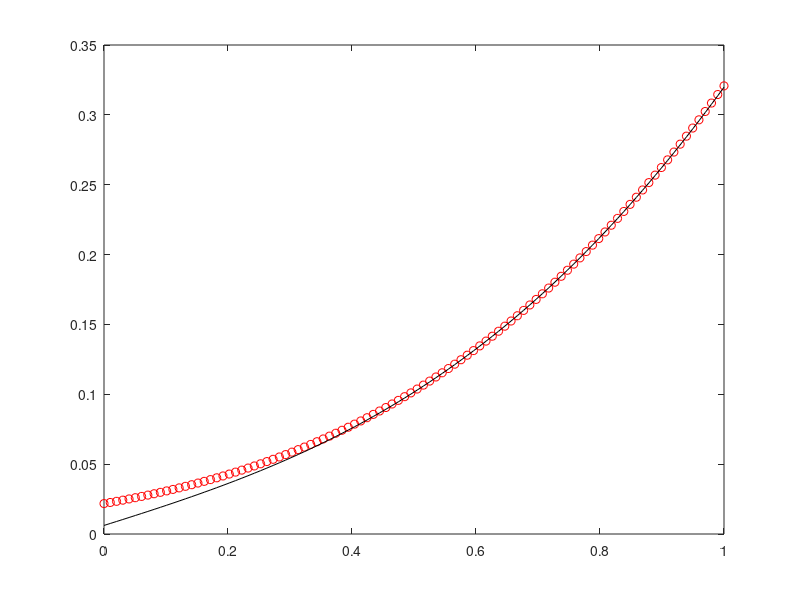

Here is the MATLAB script that generated this plot:
clc
close all
clear all

N=100 ; % input('Enter number of nodes:');
L=1 ; 
h=L/N; % meter input('Enter space step:');
t=5 ; % secs   input('Enter final time:');
delta_t=7.08e-5; %input('Enter time step:');

Diff=7.08e-15; % m2/s
R_cons=8.314;  
Temp=300;     % Kelvin

M=1% Diff/(R_cons*Temp);%input('Enter Constant M');
Jp=-0.6168; 

%ci=%input('Enter initial value:');
%j1=%input('Enter initial flux:');
%j2=%input('Enter end flux');

%numloadsteps=t/delta_t+1;

a=-M/(2*h*h);
b= 1/delta_t + M/(h*h);

for i=1:N
    center_diag(i)=b;
end

for i=1:N-1
    upper_diag(i)=a;
end

K=diag(center_diag)+diag(upper_diag,-1)+diag(upper_diag,1);

cn(1:N)=0.0;
ck(1:N)=0.0;

numloadSteps=3000;

for j=1:numloadSteps;

  %  numstep=numstep+j
  
    error=1000;
    tol=0.001;
        
while error>tol
    
cL_n=cn(2);
cL_k=ck(2);

cR_n=cn(N-1)-2*h*Jp/M;
cR_k=ck(N-1)-2*h*Jp/M;

R(1)=(ck(1)-cn(1))/delta_t- ... 
    M/(2*h*h)*(ck(3)-2*ck(2)+ck(1)+cn(3)-2*cn(2)+ck(1));
R(N)=(ck(N)-cn(N))/delta_t- ...
    M/(2*h*h)*(ck(N-1)-2*ck(N)+cR_k+cn(N-1)-2*cn(N)+cR_n);

for i=2:N-1
R(i)=(ck(i)-cn(i))/delta_t- ...
    M/(2*h*h)*(ck(i-1)-2*ck(i)+ck(i+1)+cn(i-1)-2*cn(i)+cn(i+1));
end

dck=-inv(K)*R';
ck=ck+dck';

sumdC=0.0;
sumC=0.0;
for i=1:N;
sumdC=sumdC+dck(i)*dck(i);
sumC=sumC+ck(i)*ck(i);
end
error=sqrt(sumdC/sumC);


end

fprintf('Numloadsteps=%d\n',j)

cn=ck;

end


 x1=0:1.0e-6/(N-1):1e-6;
 t=0;
 q=-1e-4;
 delta_t=0.01;
 time=delta_t:delta_t:numloadSteps;
 for i=numloadSteps;
      t=time(i);
 X=x1./(2*sqrt(Diff*t));
 X1=2*sqrt(t/pi)*exp(-x1.^2/(4*Diff*t));
 X2=(x1./sqrt(Diff)).*erfc(X);
 Y = (-q/sqrt(Diff))*(X1-X2);

 %plot(0.01:0.01:1.0,C(i,1:length(cn)),'-b','linewidth',2); hold on;
 %hold on
 end
 
 Y=sort(Y,'ascend');
 
 plot(x1/1.0e-6,Y/22900,'or'); hold on;
 plot(x1/1.0e-6,cn,'-k');
 
 
